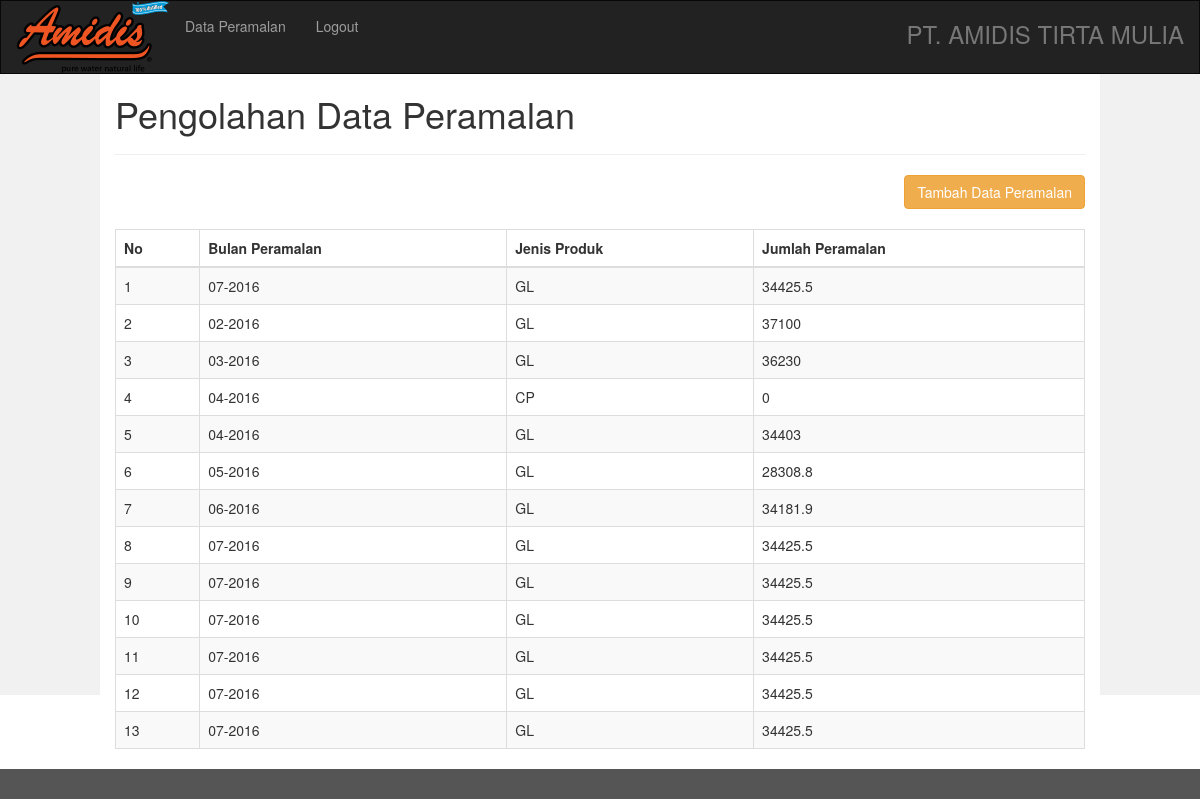
Page /dataperamalan.php (signed in) on the committed database.
### tables this page shows
CREATE TABLE IF NOT EXISTS `t_peramalan` (
  `id_peramalan` int(20) NOT NULL AUTO_INCREMENT,
  `peramalan` varchar(20) DEFAULT NULL,
  `hasil` float DEFAULT NULL,
  `kode_produk` varchar(20) DEFAULT NULL,
  PRIMARY KEY (`id_peramalan`),
  KEY `id_detail_pemesanan` (`kode_produk`)
);

### dataperamalan.php (the view, shortened to what this page needs)
<!DOCTYPE html>
<html lang="en">
<head>
  <link rel="stylesheet" href="css/bootstrap.min.css">
  <link rel="stylesheet" href="datepicker/css/bootstrap-datepicker3.css">
</head>
<body>
<?php
$hasil = mysql_query("select * from t_peramalan") or die (mysql_error());
?>
<div class="navbar navbar-inverse">
  <div class="container-fluid">
    <div class="navbar-header">
	  <a href="front/indexppic.php"><img src="logo.png" class="img-responsive" alt="Responsive image" ></a>
    </div>
    <div class="collapse navbar-collapse" id="myNavbar">
      <ul class="nav navbar-nav">
	  	<li><a href="dataperamalan.php">Data Peramalan</a></li>
	  	<li><a href="login/login.php">Logout</a></li>
      </ul>
      <ul class="nav navbar-nav navbar-right">
        <li><h3 class="text-muted">PT. AMIDIS TIRTA MULIA</h3></li>
      </ul>
    </div>
  </div>
</div>
<div class="container-fluid text-center">
  <div class="row content">
    <div class="col-sm-1 sidenav">
    </div>
    <div class="col-sm-10 text-left">
      <h1>Pengolahan Data Peramalan</h1>
      <hr>
	  <div style="text-align: right;">
		<a type="button" href="form/form_tambah_peramalan.php" class="btn btn-warning">Tambah Data Peramalan </a>
	</div> <br>
	  <table class="table table-bordered table-striped">
	  	<thead>
			<tr>
				<th>No</th>
				<th>Bulan Peramalan</th>
				<th>Jenis Produk</th>
				<th>Jumlah Peramalan</th>
			</tr>
		</thead>
		<tbody>
			<?php
		 $i=1;
			while($row = mysql_fetch_array($hasil)){ ?>
			<tr>
				<td><?php echo $i; ?></td>
				<td><?php echo $row['peramalan']; ?></td>
				<td><?php echo $row['kode_produk']; ?></td>
				<td><?php echo $row['hasil']; ?></td>
			</tr>
		<?php $i++;}  ?>
		</tbody>
	</table>
   </div>
    <div class="col-sm-1 sidenav">
   </div>
 </div>
</div>
<footer class="container-fluid text-center">
</footer>
</body>
</html>

### dataperamalan.php (style rules this page uses)
.navbar { margin-bottom: 0; border-radius: 0; }
.row.content { height: 621px; }
.sidenav { padding-top: 20px; background-color: #f1f1f1; height: 100%; }
footer { background-color: #555; color: white; padding: 15px; }

### rows in the picture
t_peramalan: peramalan "07-2016", kode_produk "GL", hasil "34425.5"
t_peramalan: peramalan "02-2016", kode_produk "GL", hasil "37100"
t_peramalan: peramalan "03-2016", kode_produk "GL", hasil "36230"
t_peramalan: peramalan "04-2016", kode_produk "CP", hasil "0"
t_peramalan: peramalan "04-2016", kode_produk "GL", hasil "34403"
t_peramalan: peramalan "05-2016", kode_produk "GL", hasil "28308.8"
t_peramalan: peramalan "06-2016", kode_produk "GL", hasil "34181.9"
t_peramalan: peramalan "07-2016", kode_produk "GL", hasil "34425.5"
t_peramalan: peramalan "07-2016", kode_produk "GL", hasil "34425.5"
t_peramalan: peramalan "07-2016", kode_produk "GL", hasil "34425.5"
t_peramalan: peramalan "07-2016", kode_produk "GL", hasil "34425.5"
t_peramalan: peramalan "07-2016", kode_produk "GL", hasil "34425.5"
t_peramalan: peramalan "07-2016", kode_produk "GL", hasil "34425.5"
